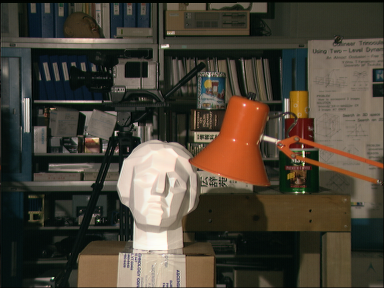
#> input picture Depthmap/left.png, 384 x 288 px
$ python test_depthmap.py   (older library calls are emulated)
#> lines starting #> are read from the running program, lines starting #| are printed output that depends on the picture
import cv2
import numpy as np
import time

while 1:
  start = time.time()
  imgL = cv2.imread('left.png', 0)
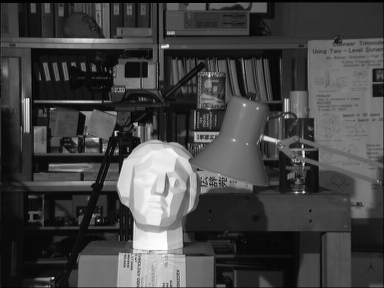
#> imgL: shape (288, 384); min 0, max 253, mean 67.8
  imgR = cv2.imread('right.png', 0)
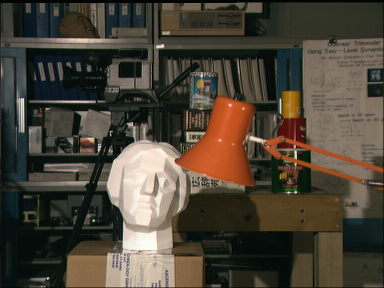
#> input picture Depthmap/right.png, 384 x 288 px
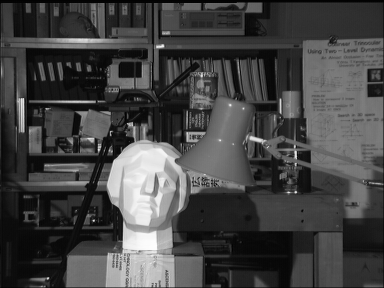
#> imgR: shape (288, 384); min 0, max 253, mean 68.2
  imgL = cv2.resize(imgL, (768,576))
#> imgL: shape (576, 768)
  imgR = cv2.resize(imgR, (768,576))
#> imgR: shape (576, 768)

  stereo = cv2.StereoBM_create(numDisparities=32, blockSize=31)
  disparity = stereo.compute(imgL,imgR)
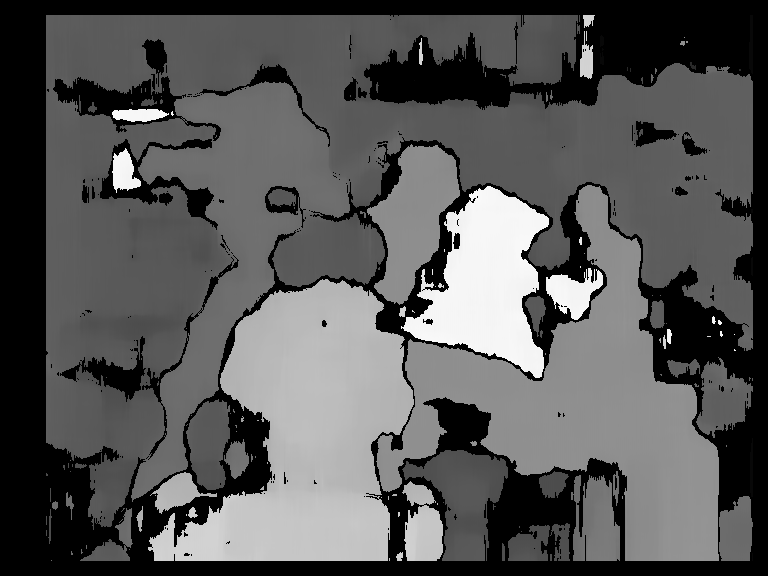
#> disparity: shape (576, 768) int16; min -16, max 466, mean 150; drawn with min black and max white

  #cv2.imwrite('disparity.png',disparity)
  #blur = cv2.blur(disparity,(10,10))
  #blur = cv2.GaussianBlur(disparity, (5, 5), 0)
  blur = disparity

  #int16
  #print(blur.dtype)


  blur = cv2.normalize(blur, blur, 0, 255, norm_type=cv2.NORM_MINMAX, dtype=cv2.CV_8U)
  thresh = cv2.dilate(blur, None, iterations=1)
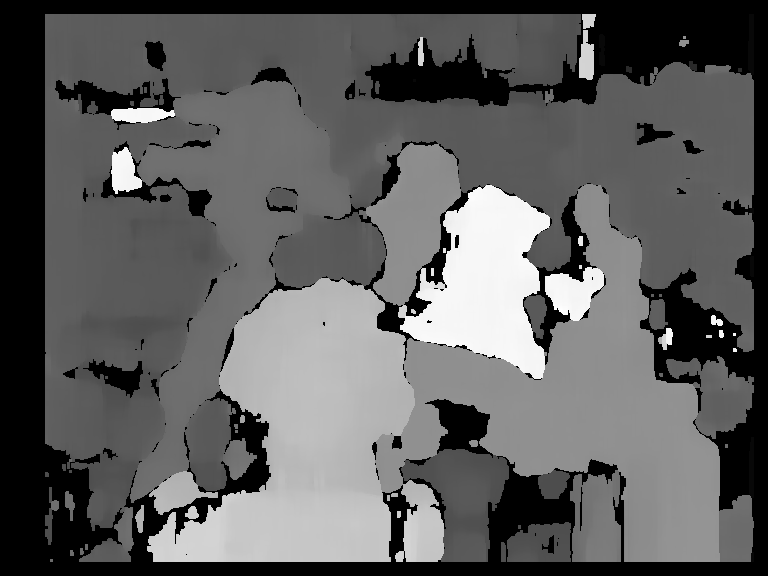
#> thresh: shape (576, 768); min 0, max 255, mean 94.6
  # [11 lines of commented-out code are left out]
  cv2.imshow('aa',thresh)
  k = cv2.waitKey(5) & 0xFF
#> (key Esc is pressed here)
  end = time.time()
  print("time = %.5f"%(end -start))
time.sleep(10)
